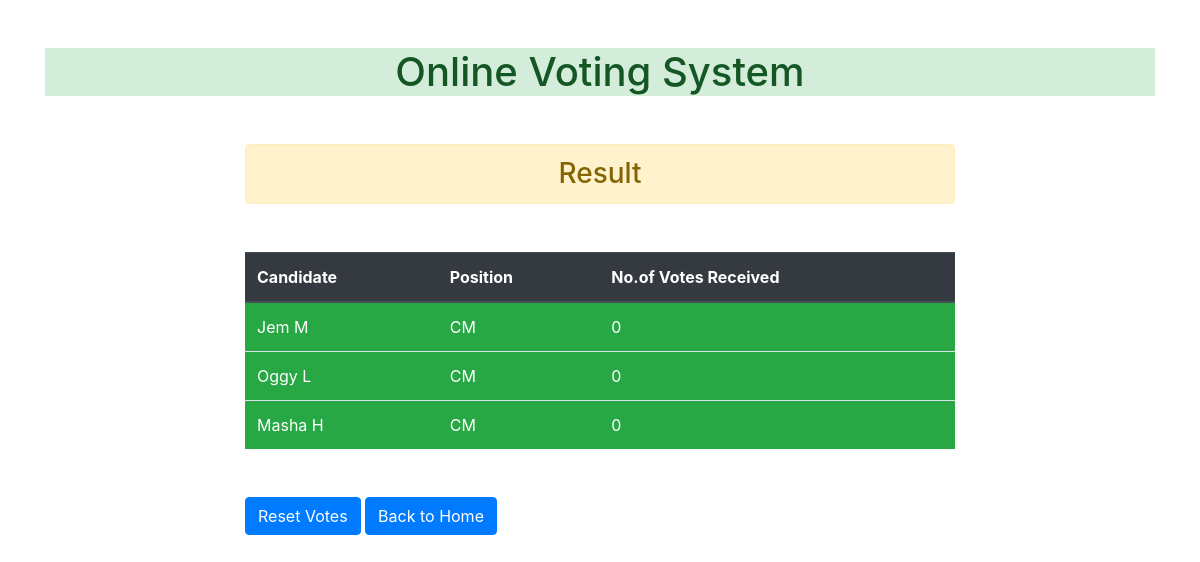
The app's page /viewresults (signed in) with its own data.
### Voters/models.py (models this page shows)
class Candidate(models.Model):
    firstname=models.CharField(max_length=25,null=True)
    lastname=models.CharField(max_length=25,null=True)
    username=models.CharField(max_length=25,null=True,unique=True)
    email=models.EmailField(max_length=60,null=True,unique=True)
    phone = models.IntegerField(null=True, unique=True)
    bio = models.TextField(null=True)
    position = models.ForeignKey(Position, on_delete=models.CASCADE,default="")
    no_of_votes = models.IntegerField(default=0)
    def __str__(self) :
        return self.firstname+" "+self.lastname

class Position(models.Model):
    name=models.CharField(max_length=25,null=True,unique=True)
    no_of_seats=models.IntegerField(default=1)
    def __str__(self) :
        return self.name

### Voters/views.py (the view)
# urls.py: path('viewresults',views.ViewResults,name='viewresults'),
@login_required(login_url='login')
def ViewResults(request):
    candidate=Candidate.objects.all()
    data=[]
    max=-1
    res=[]
    for i in candidate:
        if i.no_of_votes > max:
            max=i.no_of_votes
            res.clear()
            res.append(i)
        elif i.no_of_votes == max:
            max=i.no_of_votes
            res.append(i)
        data.append(i)
    msg=False
    if data==[] and res==[]:
        msg=True
    context={
       'data':data,
       'res':res,
       'msg':msg,
       'a':False,
       'msg1':"",
    }
    return render(request,'viewResults.html',context)

### templates/viewResults.html
{% extends 'base.html' %}
{% block content %}
<div class="container">
    <div class="row">
        <div class="col col-8 offset-2">
            <h3 class="alert alert-warning text-center"> Result </h3>
            {% if msg %}
            <h3 class="alert alert-warning text-center"> Voting not yet started </h3>
            {% else %}
            <table class="table my-5">
                <thead class="thead-dark">
                    <tr>
                        <th scope="col">Candidate</th>
                        <th scope="col">Position</th>
                        <th scope="col">No.of Votes Received</th>
                    </tr>
                </thead>
                <tbody>
                    {% for i in data %}
                      {% if i in res %}
                        <tr class="bg-success text-white">
                            <td scope="row">{{i}}</td>
                            <td>{{i.position}}</td>
                            <td>{{i.no_of_votes}}</td>
                        </tr>
                      {% else %}
                        <tr>
                            <td scope="row">{{i}}</td>
                            <td>{{i.position}}</td>
                            <td>{{i.no_of_votes}}</td>
                        </tr>
                      {% endif %}
                    {% endfor %}
                </tbody>
            </table>
            {% endif %}
            {% if request.user.is_staff %}
              {% if not a %}
                 <a href="{% url 'resetvotes' %}" class="btn btn-primary"> Reset Votes </a>
              {% else %}
                 <p>{{msg1}}</p>
              {% endif %}
              <a href="{% url 'admindashboard' %}" class="btn btn-primary"> Back to Home</a>
            {% else %}
              <a href="{% url 'voterdashboard' %}" class="btn btn-primary"> Back to Home</a>
            {% endif %}
        </div>
    </div>
</div>
{% endblock content %}

### records on screen
Candidate: firstname+lastname "Jem M", position "CM", no_of_votes "0"
Candidate: firstname+lastname "Oggy L", position "CM", no_of_votes "0"
Candidate: firstname+lastname "Masha H", position "CM", no_of_votes "0"
